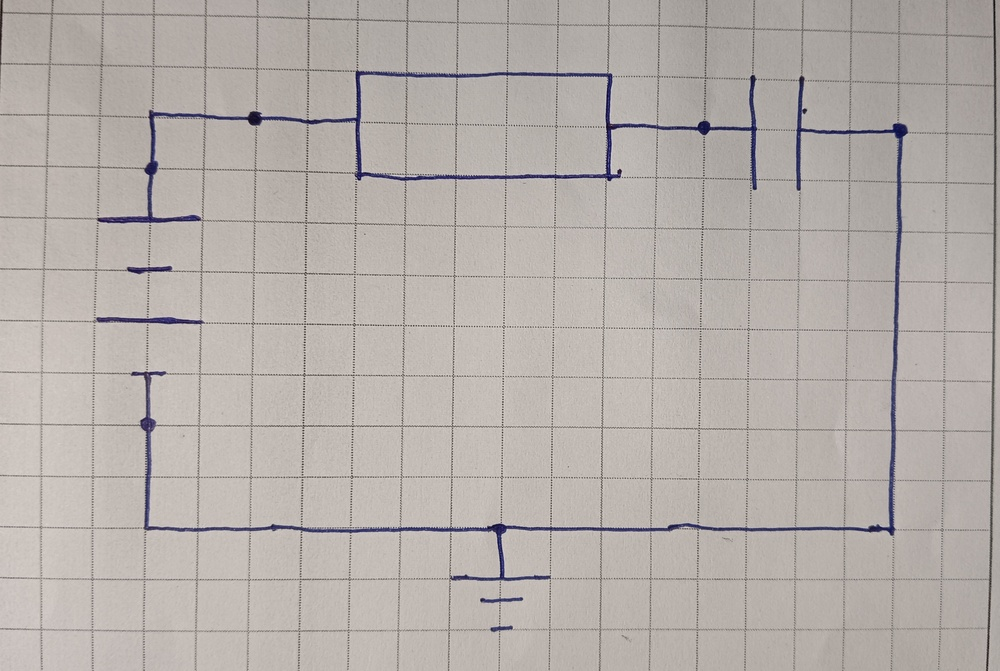
#> input picture data/raw/c1.jpeg, 1000 x 671 px, shrunk from 3404 x 2284 before the run
$ python -i preprocess.py   (imports and definitions only)
#> lines starting #> are read from the running program, lines starting #| are printed output that depends on the picture; after the words box and inside, x2 and y2 are one past the last pixel; in counts of white or black regions, pixels touching at a corner belong together
import cv2
import numpy as np
from skimage.morphology import skeletonize
import os


def extract_skeleton(image_path, save_dir="data/skeleton", debug=True):
#> called with image_path = '../data/raw/c1.jpeg', save_dir = 'data/skeleton', debug = True
    img = cv2.imread(image_path)
#> img is the input picture: shape (671, 1000, 3); mean B, G, R 170.3, 174.6, 181.2
    if img is None:
        raise ValueError(f"❌ Image not found at {image_path}")

    debug_img = img.copy()

    os.makedirs(save_dir, exist_ok=True)

    # --------------------------------------------------
    # ✅ BEST GRAYSCALE VERSION (FOR ML / DEBUG)
    # Illumination normalization + CLAHE
    # --------------------------------------------------
    gray = cv2.cvtColor(img, cv2.COLOR_BGR2GRAY)
    bg = cv2.GaussianBlur(gray, (0, 0), sigmaX=25, sigmaY=25)
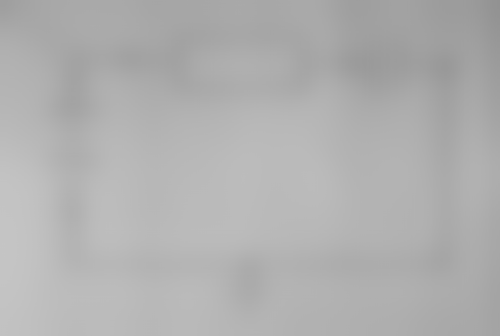
#> bg: shape (671, 1000) (shown at 1/2 size); min 146, max 197, mean 175.8
    norm = cv2.divide(gray, bg, scale=255)
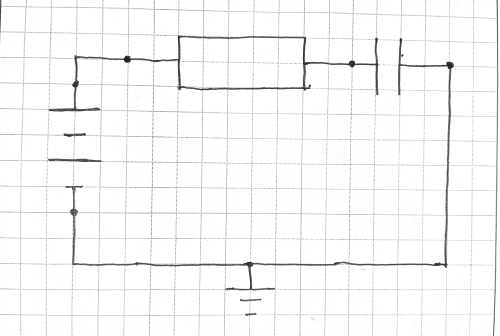
#> norm: shape (671, 1000) (shown at 1/2 size); min 6, max 255, mean 247.9

    clahe = cv2.createCLAHE(clipLimit=2.5, tileGridSize=(8, 8))
    best_gray = clahe.apply(norm)

    cv2.imwrite(os.path.join(save_dir, "gray.png"), best_gray)

    # --------------------------------------------------
    # 1. Blue ink mask
    # --------------------------------------------------
    hsv = cv2.cvtColor(img, cv2.COLOR_BGR2HSV)
#> hsv: shape (671, 1000, 3); mean H, S, V 17.3, 18.2, 181.8
    lower_blue = np.array([90, 50, 50])
    upper_blue = np.array([150, 255, 255])
    mask = cv2.inRange(hsv, lower_blue, upper_blue)
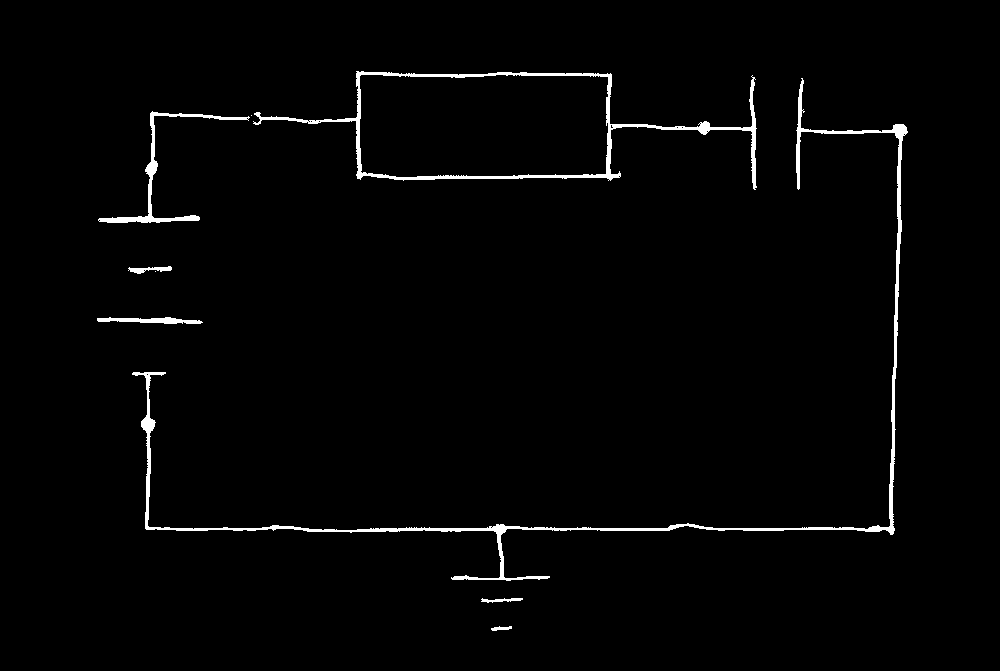
#> mask: shape (671, 1000); 1.7% white; 9 white regions (2 under 20 px), largest, box (x1, y1, x2, y2) and area: (132, 78, 908, 581) 5743, (253, 71, 757, 190) 3823, (98, 111, 250, 223) 1260

    # 2. Light cleanup ONLY
    mask = cv2.medianBlur(mask, 5)
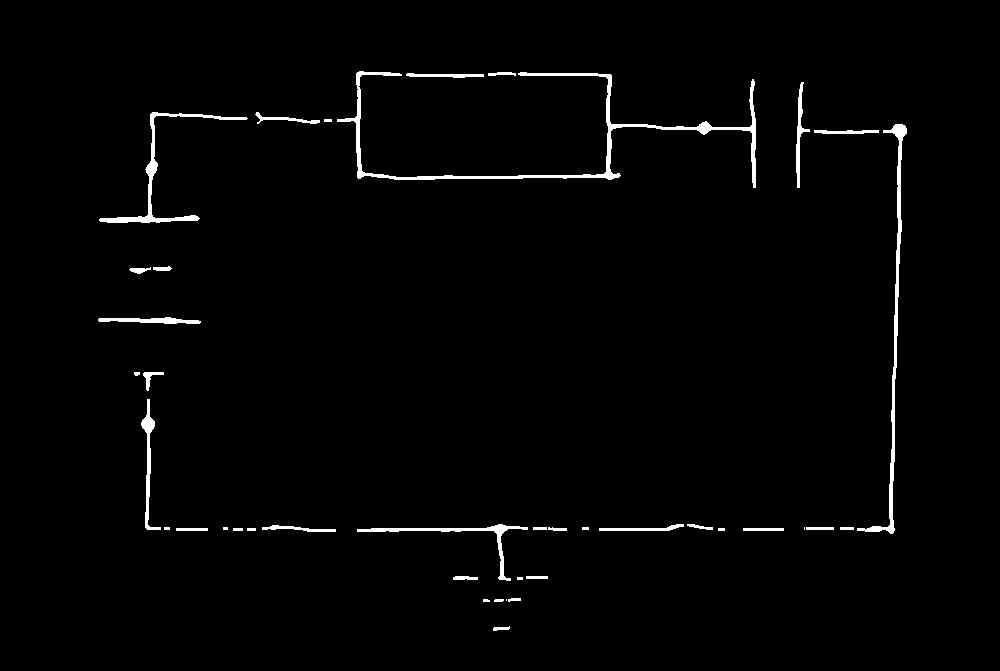
#> mask: shape (671, 1000); 1.7% white; 40 white regions (6 under 20 px), largest, box (x1, y1, x2, y2) and area: (337, 71, 756, 188) 3198, (857, 124, 907, 534) 1767, (99, 112, 248, 223) 1252

    # --------------------------------------------------
    # 3. BREAK WIRES USING EROSION
    # --------------------------------------------------
    thin_kernel = np.ones((5, 5), np.uint8)
    eroded = cv2.erode(mask, thin_kernel, iterations=1)
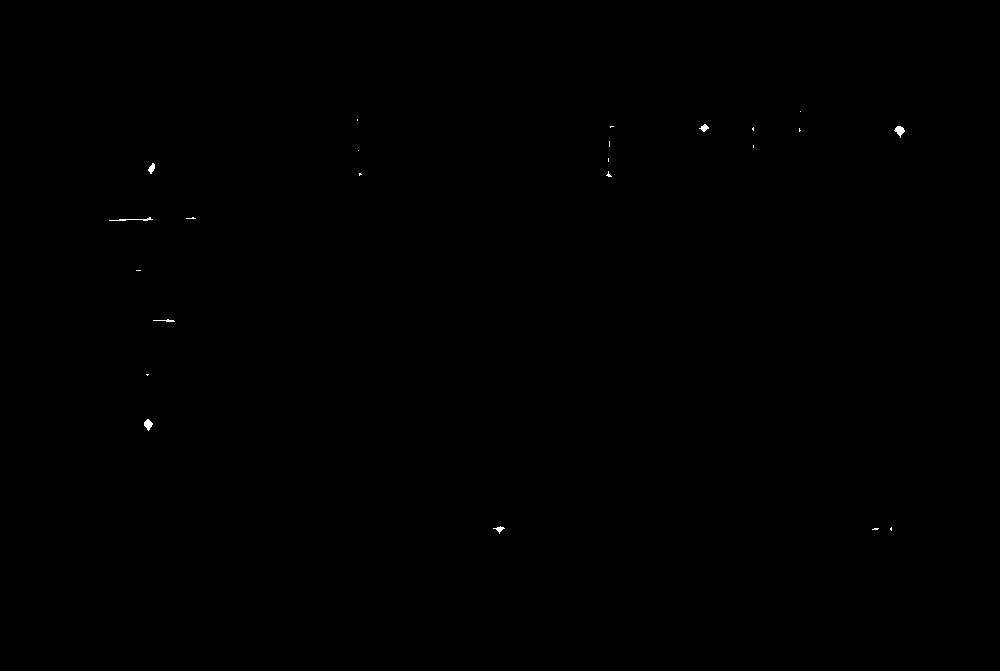
#> eroded: shape (671, 1000); 0.07% white; 23 white regions (16 under 20 px), largest, box (x1, y1, x2, y2) and area: (894, 126, 905, 138) 71, (144, 419, 153, 431) 65, (109, 217, 153, 221) 62

    # --------------------------------------------------
    # 4. COMPONENT DETECTION (ON ERODED IMAGE)
    # --------------------------------------------------
    num_labels, labels, stats, centroids = cv2.connectedComponentsWithStats(
        eroded, connectivity=8
    )
#> labels: shape (671, 1000) int32; 24 distinct labels, from 0 to 23
#> num_labels = 24; stats = 24 rows, first 6: [0, 0, 1000, 671, 670552], [800, 111, 1, 1, 1], [357, 119, 1, 2, 2], [699, 124, 10, 8, 43], [610, 126, 4, 2, 5], [752, 127, 2, 4, 6]; centroids = 24 rows, first 8: [499.5, 335.1], [800, 111], [357, 119.5], [703.9, 127.5], [611.2, 126.2], [752.7, 128.5], [899.3, 130.2], [799.2, 129.6]

    components = []
    wire_mask = mask.copy()

    for i in range(1, num_labels):
        area = stats[i, cv2.CC_STAT_AREA]
        x = stats[i, cv2.CC_STAT_LEFT]
        y = stats[i, cv2.CC_STAT_TOP]
        w = stats[i, cv2.CC_STAT_WIDTH]
        h = stats[i, cv2.CC_STAT_HEIGHT]

        blob = (labels == i).astype(np.uint8) * 255
        aspect = max(w, h) / (min(w, h) + 1e-5)
        density = area / (w * h + 1e-5)

        print(
            f"[COMP {i}] area={area}, w={w}, h={h}, "
            f"aspect={aspect:.2f}, density={density:.2f}"
        )

        if area > 200 and density > 0.20 and aspect < 10:
            components.append({
                "bbox": (x, y, w, h),
                "centroid": centroids[i]
            })

            wire_mask[blob > 0] = 0

            if debug:
                cv2.rectangle(debug_img, (x, y), (x + w, y + h), (0, 0, 255), 2)
#> this loop made 23 passes
#> (area, x, y, w, h, aspect, density) on passes 3, 6, 12, 15, 18, 20, 21: (43, 699, 124, 10, 8, 1.25, 0.537), (71, 894, 126, 11, 12, 1.09, 0.538), (46, 148, 163, 7, 11, 1.57, 0.597), (62, 109, 217, 44, 4, 11, 0.352), (32, 153, 319, 22, 3, 7.33, 0.485), (65, 144, 419, 9, 12, 1.33, 0.602), (37, 493, 526, 12, 8, 1.5, 0.385)
#> (printed output is left out)
#> after the loop, components = []

    # --------------------------------------------------
    # 5. SKELETONIZE WIRES ONLY
    # --------------------------------------------------
    wire_skeleton = skeletonize(wire_mask > 0)
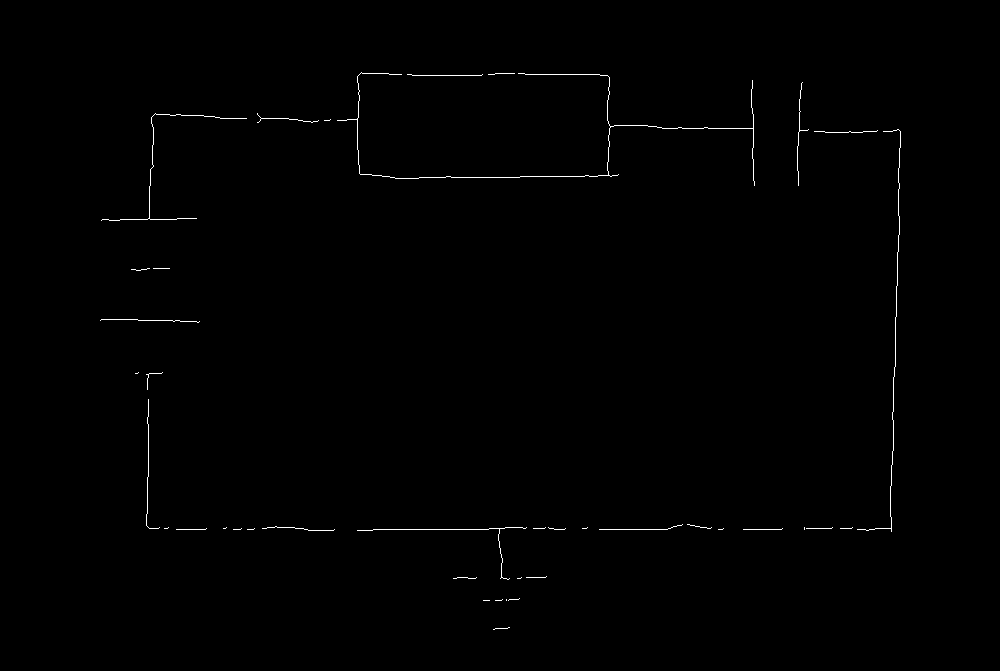
#> wire_skeleton: shape (671, 1000) bool; 0.44% white in thin lines or dots, all inside (x1, y1, x2, y2) = (100, 72, 901, 630)
    wire_skeleton = (wire_skeleton * 255).astype(np.uint8)

    # --------------------------------------------------
    # 6. Save debug outputs
    # --------------------------------------------------
    cv2.imwrite(os.path.join(save_dir, "components_debug.png"), debug_img)
    cv2.imwrite(os.path.join(save_dir, "wire_mask.png"), wire_mask)
    cv2.imwrite(os.path.join(save_dir, "wire_skeleton.png"), wire_skeleton)

    if debug:
        cv2.imshow("Best Grayscale", best_gray)
        cv2.imshow("Detected Components (RED)", debug_img)
        cv2.imshow("Wire Mask", wire_mask)
        cv2.imshow("Wire Skeleton", wire_skeleton)
        cv2.waitKey(0)
        cv2.destroyAllWindows()

    return wire_skeleton, components

>>> result = extract_skeleton('../data/raw/c1.jpeg')

$ run again, on data/raw/c2.jpeg
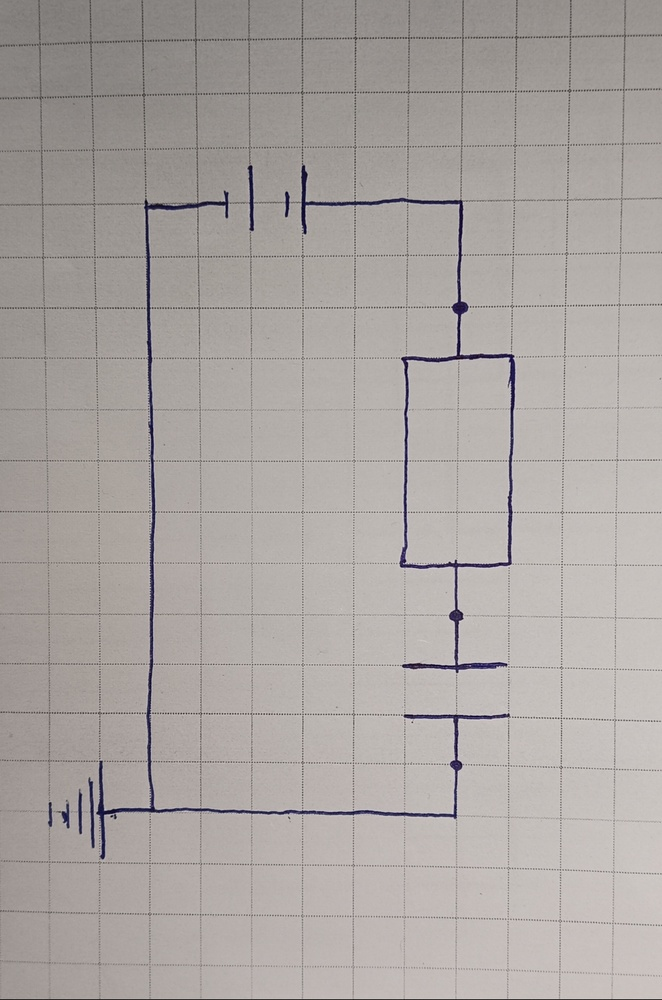
#> input picture data/raw/c2.jpeg, 662 x 1000 px, shrunk from 1820 x 2748 before the run
#> in extract_skeleton, img is the input picture: shape (1000, 662, 3); mean B, G, R 162.4, 165.4, 171.2
#> hsv: shape (1000, 662, 3); mean H, S, V 15.5, 15.6, 171.6
#> in extract_skeleton, `mask = cv2.medianBlur(mask, 5)`:
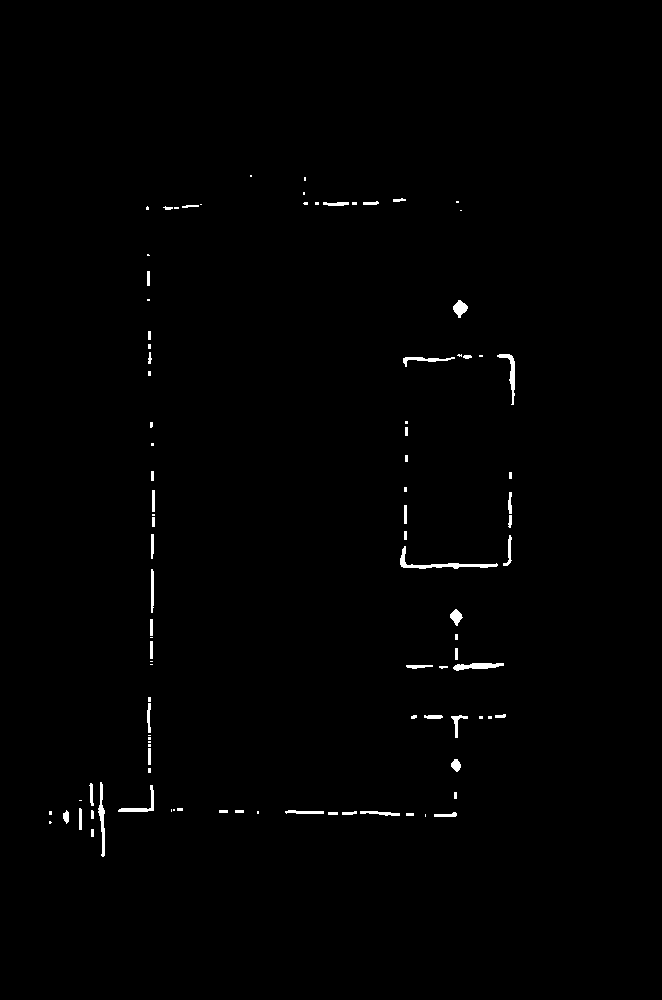
#> mask: shape (1000, 662); 0.7% white; 98 white regions (42 under 20 px), largest, box (x1, y1, x2, y2) and area: (400, 546, 498, 569) 415, (98, 782, 105, 857) 255, (453, 663, 504, 671) 250
#> eroded: shape (1000, 662); 0.02% white; 11 white regions (8 under 20 px), largest, box (x1, y1, x2, y2) and area: (456, 304, 465, 313) 50, (453, 613, 460, 621) 30, (474, 665, 490, 667) 28
#> labels: shape (1000, 662) int32; 12 distinct labels, from 0 to 11
#> num_labels = 12; stats = [[0, 0, 662, 1000, 661847], [456, 304, 9, 9, 50], [512, 373, 1, 9, 9], [402, 560, 1, 3, 3], [403, 564, 1, 1, 1], [455, 565, 2, 1, 2], [453, 613, 7, 8, 30], [474, 665, 16, 2, 28], [457, 667, 5, 1, 5], [454, 763, 4, 5, 15], [101, 810, 1, 4, 4], [65, 815, 2, 4, 6]]; centroids = [[330.5, 499.5], [459.8, 307.7], [512, 377], [402, 561], [403, 564], [455.5, 565], [455.8, 616], [480.6, 665.4], [459, 667], [455.7, 764.9], [101, 811.5], [65.67, 816.2]]
#> the loop in extract_skeleton, `for i in range(1, num_labels):` made 11 passes
#> (area, x, y, w, h, aspect, density) on passes 1, 6, 7: (50, 456, 304, 9, 9, 1, 0.617), (30, 453, 613, 7, 8, 1.14, 0.536), (28, 474, 665, 16, 2, 8, 0.875)
#> (printed output is left out)
#> after the loop in extract_skeleton, `for i in range(1, num_labels):`: components = []
#> in extract_skeleton, `wire_skeleton = skeletonize(wire_mask > 0)`:
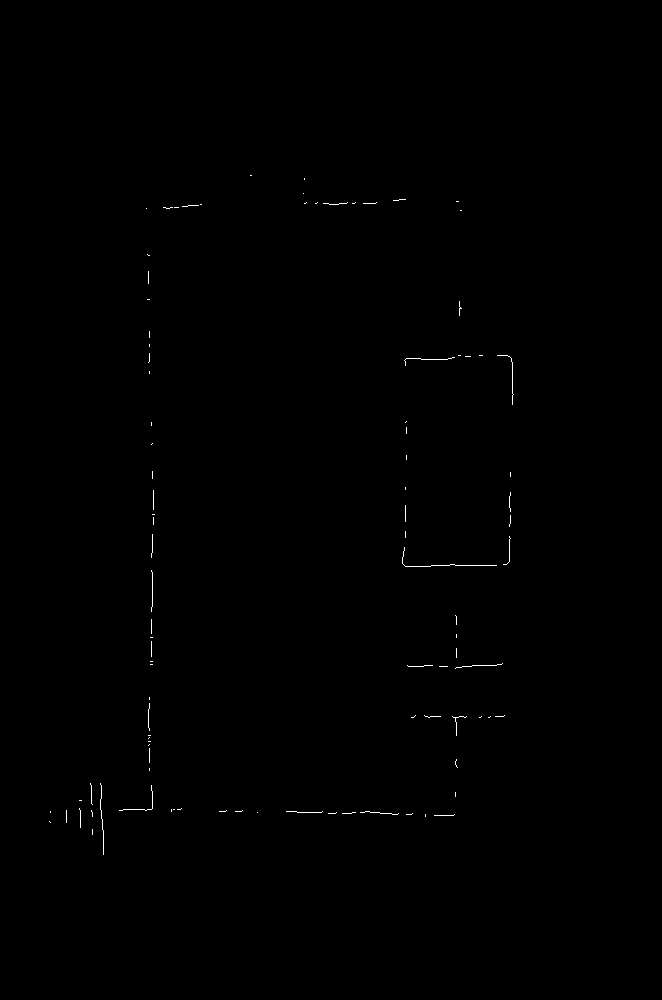
#> wire_skeleton: shape (1000, 662) bool; 0.19% white in thin lines or dots, all inside (x1, y1, x2, y2) = (49, 175, 514, 855)

$ run again, on data/raw/c3.jpeg
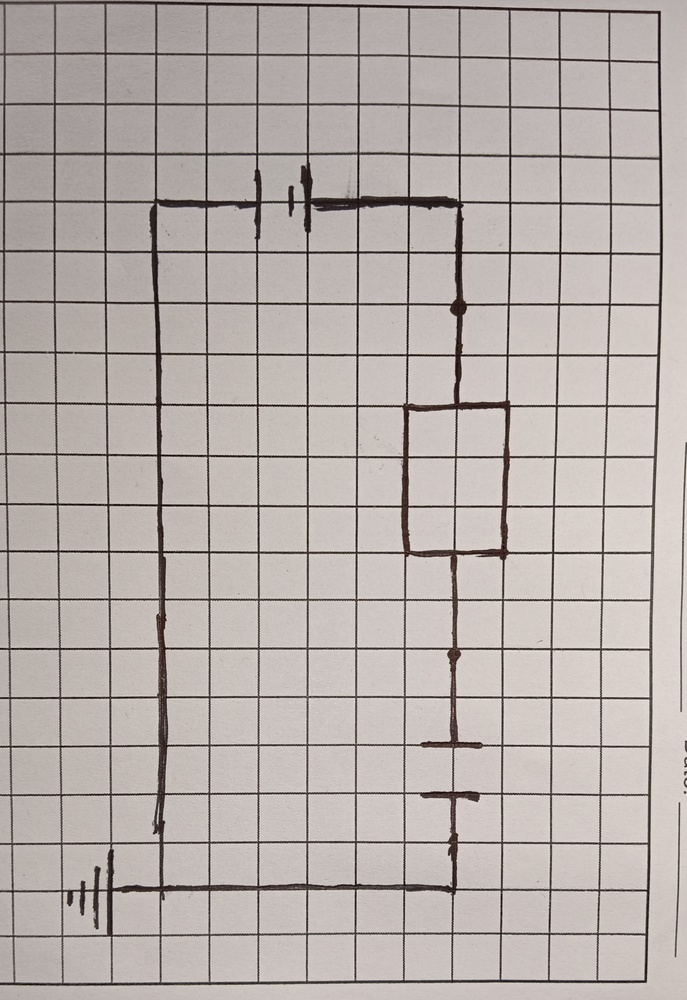
#> input picture data/raw/c3.jpeg, 687 x 1000 px, shrunk from 2244 x 3268 before the run
#> in extract_skeleton, img is the input picture: shape (1000, 687, 3); mean B, G, R 170.7, 174.5, 183.1
#> in extract_skeleton, `bg = cv2.GaussianBlur(gray, (0, 0), sigmaX=25, sigmaY=25)`:
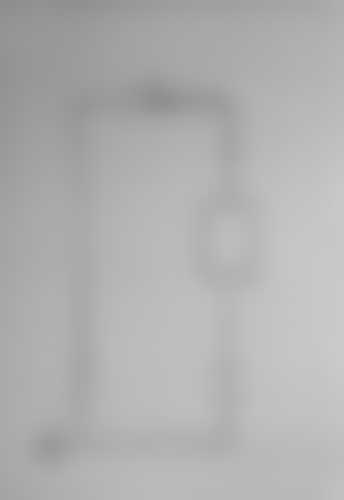
#> bg: shape (1000, 687) (shown at 1/2 size); min 141, max 203, mean 176.5
#> in extract_skeleton, `norm = cv2.divide(gray, bg, scale=255)`:
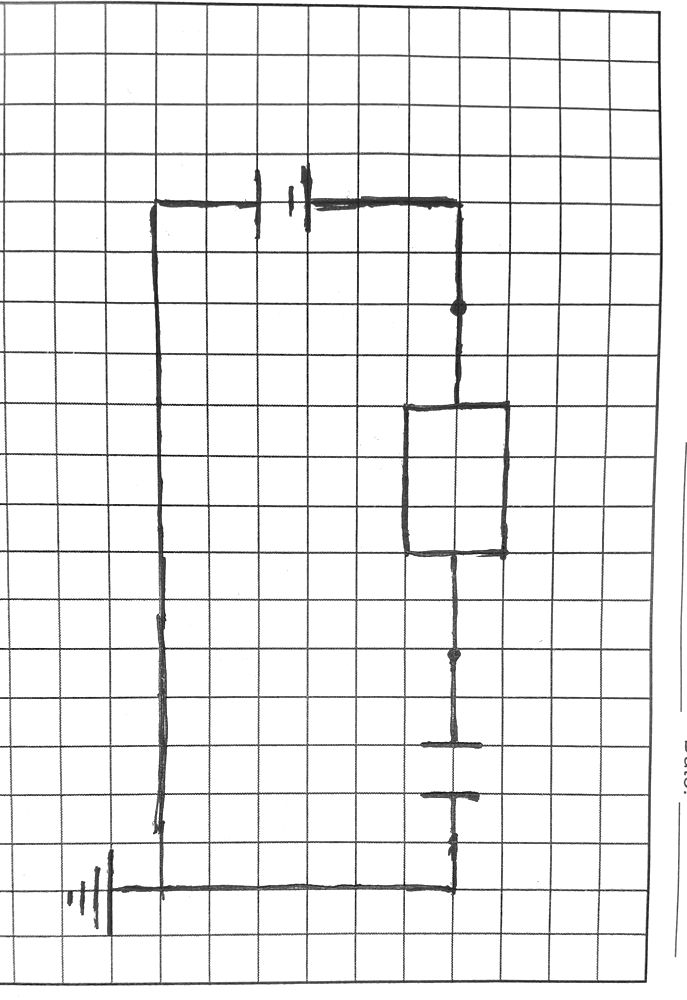
#> norm: shape (1000, 687); min 3, max 255, mean 237.8
#> hsv: shape (1000, 687, 3); mean H, S, V 11.6, 20.1, 183.1
#> mask: shape (1000, 687); every value is 0
#> labels: shape (1000, 687) int32; every value is 0
#> num_labels = 1; stats = [[0, 0, 687, 1000, 687000]]; centroids = [[343, 499.5]]
#> after the loop in extract_skeleton, `for i in range(1, num_labels):`: components = []
